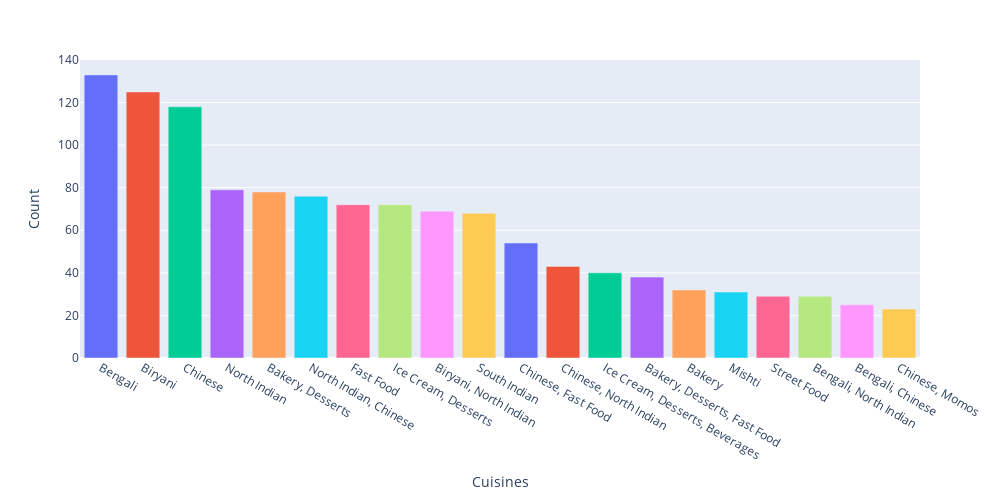

The notebook cell this image was saved under:
### Code cell
# Bar plot showcasing total number of restaurants for cuisine as per dataset
fig = px.bar(unique_cuisiness.head(20),x='Cuisines',y='Count',color='Cuisines',height=500,width=1000)
fig.update_layout(showlegend=False)
fig.show()

### Figure 1 — Plotly figure (JSON) as saved in the notebook; plotly's stock layout.template omitted (floating-point values rounded to 4 significant figures)
{"data": [{"alignmentgroup": "True", "hovertemplate": "Cuisines=%{x}<br>Count=%{y}<extra></extra>", "legendgroup": "Bengali", "marker": {"color": "#636efa", "pattern": {"shape": ""}}, "name": "Bengali", "offsetgroup": "Bengali", "orientation": "v", "showlegend": true, "textposition": "auto", "type": "bar", "x": ["Bengali"], "xaxis": "x", "y": [133], "yaxis": "y"}, {"alignmentgroup": "True", "hovertemplate": "Cuisines=%{x}<br>Count=%{y}<extra></extra>", "legendgroup": "Biryani", "marker": {"color": "#EF553B", "pattern": {"shape": ""}}, "name": "Biryani", "offsetgroup": "Biryani", "orientation": "v", "showlegend": true, "textposition": "auto", "type": "bar", "x": ["Biryani"], "xaxis": "x", "y": [125], "yaxis": "y"}, {"alignmentgroup": "True", "hovertemplate": "Cuisines=%{x}<br>Count=%{y}<extra></extra>", "legendgroup": "Chinese", "marker": {"color": "#00cc96", "pattern": {"shape": ""}}, "name": "Chinese", "offsetgroup": "Chinese", "orientation": "v", "showlegend": true, "textposition": "auto", "type": "bar", "x": ["Chinese"], "xaxis": "x", "y": [118], "yaxis": "y"}, {"alignmentgroup": "True", "hovertemplate": "Cuisines=%{x}<br>Count=%{y}<extra></extra>", "legendgroup": "North Indian", "marker": {"color": "#ab63fa", "pattern": {"shape": ""}}, "name": "North Indian", "offsetgroup": "North Indian", "orientation": "v", "showlegend": true, "textposition": "auto", "type": "bar", "x": ["North Indian"], "xaxis": "x", "y": [79], "yaxis": "y"}, {"alignmentgroup": "True", "hovertemplate": "Cuisines=%{x}<br>Count=%{y}<extra></extra>", "legendgroup": "Bakery, Desserts", "marker": {"color": "#FFA15A", "pattern": {"shape": ""}}, "name": "Bakery, Desserts", "offsetgroup": "Bakery, Desserts", "orientation": "v", "showlegend": true, "textposition": "auto", "type": "bar", "x": ["Bakery, Desserts"], "xaxis": "x", "y": [78], "yaxis": "y"}, {"alignmentgroup": "True", "hovertemplate": "Cuisines=%{x}<br>Count=%{y}<extra></extra>", "legendgroup": "North Indian, Chinese", "marker": {"color": "#19d3f3", "pattern": {"shape": ""}}, "name": "North Indian, Chinese", "offsetgroup": "North Indian, Chinese", "orientation": "v", "showlegend": true, "textposition": "auto", "type": "bar", "x": ["North Indian, Chinese"], "xaxis": "x", "y": [76], "yaxis": "y"}, {"alignmentgroup": "True", "hovertemplate": "Cuisines=%{x}<br>Count=%{y}<extra></extra>", "legendgroup": "Fast Food", "marker": {"color": "#FF6692", "pattern": {"shape": ""}}, "name": "Fast Food", "offsetgroup": "Fast Food", "orientation": "v", "showlegend": true, "textposition": "auto", "type": "bar", "x": ["Fast Food"], "xaxis": "x", "y": [72], "yaxis": "y"}, {"alignmentgroup": "True", "hovertemplate": "Cuisines=%{x}<br>Count=%{y}<extra></extra>", "legendgroup": "Ice Cream, Desserts", "marker": {"color": "#B6E880", "pattern": {"shape": ""}}, "name": "Ice Cream, Desserts", "offsetgroup": "Ice Cream, Desserts", "orientation": "v", "showlegend": true, "textposition": "auto", "type": "bar", "x": ["Ice Cream, Desserts"], "xaxis": "x", "y": [72], "yaxis": "y"}, {"alignmentgroup": "True", "hovertemplate": "Cuisines=%{x}<br>Count=%{y}<extra></extra>", "legendgroup": "Biryani, North Indian", "marker": {"color": "#FF97FF", "pattern": {"shape": ""}}, "name": "Biryani, North Indian", "offsetgroup": "Biryani, North Indian", "orientation": "v", "showlegend": true, "textposition": "auto", "type": "bar", "x": ["Biryani, North Indian"], "xaxis": "x", "y": [69], "yaxis": "y"}, {"alignmentgroup": "True", "hovertemplate": "Cuisines=%{x}<br>Count=%{y}<extra></extra>", "legendgroup": "South Indian", "marker": {"color": "#FECB52", "pattern": {"shape": ""}}, "name": "South Indian", "offsetgroup": "South Indian", "orientation": "v", "showlegend": true, "textposition": "auto", "type": "bar", "x": ["South Indian"], "xaxis": "x", "y": [68], "yaxis": "y"}, {"alignmentgroup": "True", "hovertemplate": "Cuisines=%{x}<br>Count=%{y}<extra></extra>", "legendgroup": "Chinese, Fast Food", "marker": {"color": "#636efa", "pattern": {"shape": ""}}, "name": "Chinese, Fast Food", "offsetgroup": "Chinese, Fast Food", "orientation": "v", "showlegend": true, "textposition": "auto", "type": "bar", "x": ["Chinese, Fast Food"], "xaxis": "x", "y": [54], "yaxis": "y"}, {"alignmentgroup": "True", "hovertemplate": "Cuisines=%{x}<br>Count=%{y}<extra></extra>", "legendgroup": "Chinese, North Indian", "marker": {"color": "#EF553B", "pattern": {"shape": ""}}, "name": "Chinese, North Indian", "offsetgroup": "Chinese, North Indian", "orientation": "v", "showlegend": true, "textposition": "auto", "type": "bar", "x": ["Chinese, North Indian"], "xaxis": "x", "y": [43], "yaxis": "y"}, {"alignmentgroup": "True", "hovertemplate": "Cuisines=%{x}<br>Count=%{y}<extra></extra>", "legendgroup": "Ice Cream, Desserts, Beverages", "marker": {"color": "#00cc96", "pattern": {"shape": ""}}, "name": "Ice Cream, Desserts, Beverages", "offsetgroup": "Ice Cream, Desserts, Beverages", "orientation": "v", "showlegend": true, "textposition": "auto", "type": "bar", "x": ["Ice Cream, Desserts, Beverages"], "xaxis": "x", "y": [40], "yaxis": "y"}, {"alignmentgroup": "True", "hovertemplate": "Cuisines=%{x}<br>Count=%{y}<extra></extra>", "legendgroup": "Bakery, Desserts, Fast Food", "marker": {"color": "#ab63fa", "pattern": {"shape": ""}}, "name": "Bakery, Desserts, Fast Food", "offsetgroup": "Bakery, Desserts, Fast Food", "orientation": "v", "showlegend": true, "textposition": "auto", "type": "bar", "x": ["Bakery, Desserts, Fast Food"], "xaxis": "x", "y": [38], "yaxis": "y"}, {"alignmentgroup": "True", "hovertemplate": "Cuisines=%{x}<br>Count=%{y}<extra></extra>", "legendgroup": "Bakery", "marker": {"color": "#FFA15A", "pattern": {"shape": ""}}, "name": "Bakery", "offsetgroup": "Bakery", "orientation": "v", "showlegend": true, "textposition": "auto", "type": "bar", "x": ["Bakery"], "xaxis": "x", "y": [32], "yaxis": "y"}, {"alignmentgroup": "True", "hovertemplate": "Cuisines=%{x}<br>Count=%{y}<extra></extra>", "legendgroup": "Mishti", "marker": {"color": "#19d3f3", "pattern": {"shape": ""}}, "name": "Mishti", "offsetgroup": "Mishti", "orientation": "v", "showlegend": true, "textposition": "auto", "type": "bar", "x": ["Mishti"], "xaxis": "x", "y": [31], "yaxis": "y"}, {"alignmentgroup": "True", "hovertemplate": "Cuisines=%{x}<br>Count=%{y}<extra></extra>", "legendgroup": "Street Food", "marker": {"color": "#FF6692", "pattern": {"shape": ""}}, "name": "Street Food", "offsetgroup": "Street Food", "orientation": "v", "showlegend": true, "textposition": "auto", "type": "bar", "x": ["Street Food"], "xaxis": "x", "y": [29], "yaxis": "y"}, {"alignmentgroup": "True", "hovertemplate": "Cuisines=%{x}<br>Count=%{y}<extra></extra>", "legendgroup": "Bengali, North Indian", "marker": {"color": "#B6E880", "pattern": {"shape": ""}}, "name": "Bengali, North Indian", "offsetgroup": "Bengali, North Indian", "orientation": "v", "showlegend": true, "textposition": "auto", "type": "bar", "x": ["Bengali, North Indian"], "xaxis": "x", "y": [29], "yaxis": "y"}, {"alignmentgroup": "True", "hovertemplate": "Cuisines=%{x}<br>Count=%{y}<extra></extra>", "legendgroup": "Bengali, Chinese", "marker": {"color": "#FF97FF", "pattern": {"shape": ""}}, "name": "Bengali, Chinese", "offsetgroup": "Bengali, Chinese", "orientation": "v", "showlegend": true, "textposition": "auto", "type": "bar", "x": ["Bengali, Chinese"], "xaxis": "x", "y": [25], "yaxis": "y"}, {"alignmentgroup": "True", "hovertemplate": "Cuisines=%{x}<br>Count=%{y}<extra></extra>", "legendgroup": "Chinese, Momos", "marker": {"color": "#FECB52", "pattern": {"shape": ""}}, "name": "Chinese, Momos", "offsetgroup": "Chinese, Momos", "orientation": "v", "showlegend": true, "textposition": "auto", "type": "bar", "x": ["Chinese, Momos"], "xaxis": "x", "y": [23], "yaxis": "y"}], "layout": {"barmode": "relative", "height": 500, "legend": {"title": {"text": "Cuisines"}, "tracegroupgap": 0}, "margin": {"t": 60}, "showlegend": false, "width": 1000, "xaxis": {"anchor": "y", "categoryarray": ["Bengali", "Biryani", "Chinese", "North Indian", "Bakery, Desserts", "North Indian, Chinese", "Fast Food", "Ice Cream, Desserts", "Biryani, North Indian", "South Indian", "Chinese, Fast Food", "Chinese, North Indian", "Ice Cream, Desserts, Beverages", "Bakery, Desserts, Fast Food", "Bakery", "Mishti", "Street Food", "Bengali, North Indian", "Bengali, Chinese", "Chinese, Momos"], "categoryorder": "array", "domain": [0, 1], "title": {"text": "Cuisines"}}, "yaxis": {"anchor": "x", "domain": [0, 1], "title": {"text": "Count"}}}}
